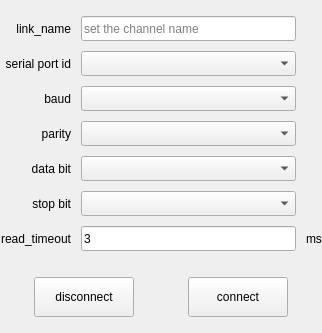
<?xml version="1.0" encoding="UTF-8"?>
<ui version="4.0">
 <class>serial_port_config_widget</class>
 <widget class="QWidget" name="serial_port_config_widget">
  <property name="geometry">
   <rect>
    <x>0</x>
    <y>0</y>
    <width>322</width>
    <height>333</height>
   </rect>
  </property>
  <property name="windowTitle">
   <string>serial_port_config_widget</string>
  </property>
  <layout class="QVBoxLayout" name="verticalLayout_2">
   <property name="spacing">
    <number>0</number>
   </property>
   <property name="leftMargin">
    <number>0</number>
   </property>
   <property name="topMargin">
    <number>0</number>
   </property>
   <property name="rightMargin">
    <number>0</number>
   </property>
   <property name="bottomMargin">
    <number>0</number>
   </property>
   <item>
    <layout class="QVBoxLayout" name="verticalLayout">
     <item>
      <layout class="QGridLayout" name="gridLayout">
       <property name="spacing">
        <number>10</number>
       </property>
       <item row="4" column="0">
        <widget class="QLabel" name="lbl_title_data_bit">
         <property name="text">
          <string>data bit</string>
         </property>
         <property name="alignment">
          <set>Qt::AlignRight|Qt::AlignTrailing|Qt::AlignVCenter</set>
         </property>
        </widget>
       </item>
       <item row="3" column="0">
        <widget class="QLabel" name="lbl_title_parity">
         <property name="text">
          <string>parity</string>
         </property>
         <property name="alignment">
          <set>Qt::AlignRight|Qt::AlignTrailing|Qt::AlignVCenter</set>
         </property>
        </widget>
       </item>
       <item row="4" column="1">
        <widget class="QComboBox" name="cb_sp_data_bit">
         <property name="sizePolicy">
          <sizepolicy hsizetype="Expanding" vsizetype="Fixed">
           <horstretch>0</horstretch>
           <verstretch>0</verstretch>
          </sizepolicy>
         </property>
         <property name="minimumSize">
          <size>
           <width>0</width>
           <height>25</height>
          </size>
         </property>
         <property name="maximumSize">
          <size>
           <width>16777215</width>
           <height>25</height>
          </size>
         </property>
        </widget>
       </item>
       <item row="0" column="1">
        <widget class="QLineEdit" name="le_link_name">
         <property name="sizePolicy">
          <sizepolicy hsizetype="Expanding" vsizetype="Fixed">
           <horstretch>0</horstretch>
           <verstretch>0</verstretch>
          </sizepolicy>
         </property>
         <property name="minimumSize">
          <size>
           <width>0</width>
           <height>25</height>
          </size>
         </property>
         <property name="maximumSize">
          <size>
           <width>16777215</width>
           <height>25</height>
          </size>
         </property>
         <property name="placeholderText">
          <string>set the channel name</string>
         </property>
        </widget>
       </item>
       <item row="6" column="1">
        <widget class="QComboBox" name="cb_sp_stop_bit">
         <property name="sizePolicy">
          <sizepolicy hsizetype="Expanding" vsizetype="Fixed">
           <horstretch>0</horstretch>
           <verstretch>0</verstretch>
          </sizepolicy>
         </property>
         <property name="minimumSize">
          <size>
           <width>0</width>
           <height>25</height>
          </size>
         </property>
         <property name="maximumSize">
          <size>
           <width>16777215</width>
           <height>25</height>
          </size>
         </property>
        </widget>
       </item>
       <item row="2" column="1">
        <widget class="QComboBox" name="cb_sp_baud">
         <property name="sizePolicy">
          <sizepolicy hsizetype="Expanding" vsizetype="Fixed">
           <horstretch>0</horstretch>
           <verstretch>0</verstretch>
          </sizepolicy>
         </property>
         <property name="minimumSize">
          <size>
           <width>0</width>
           <height>25</height>
          </size>
         </property>
         <property name="maximumSize">
          <size>
           <width>16777215</width>
           <height>25</height>
          </size>
         </property>
        </widget>
       </item>
       <item row="1" column="1">
        <widget class="ComboBoxEx" name="cb_sp_id">
         <property name="sizePolicy">
          <sizepolicy hsizetype="Expanding" vsizetype="Fixed">
           <horstretch>0</horstretch>
           <verstretch>0</verstretch>
          </sizepolicy>
         </property>
         <property name="minimumSize">
          <size>
           <width>0</width>
           <height>25</height>
          </size>
         </property>
         <property name="maximumSize">
          <size>
           <width>16777215</width>
           <height>25</height>
          </size>
         </property>
        </widget>
       </item>
       <item row="7" column="0">
        <widget class="QLabel" name="lbl_title_read_interval_timeout">
         <property name="text">
          <string>read_timeout</string>
         </property>
         <property name="alignment">
          <set>Qt::AlignRight|Qt::AlignTrailing|Qt::AlignVCenter</set>
         </property>
        </widget>
       </item>
       <item row="0" column="0">
        <widget class="QLabel" name="lbl_title_link_name">
         <property name="text">
          <string>link_name</string>
         </property>
         <property name="alignment">
          <set>Qt::AlignRight|Qt::AlignTrailing|Qt::AlignVCenter</set>
         </property>
        </widget>
       </item>
       <item row="2" column="0">
        <widget class="QLabel" name="lbl_title_baud">
         <property name="text">
          <string>baud</string>
         </property>
         <property name="alignment">
          <set>Qt::AlignRight|Qt::AlignTrailing|Qt::AlignVCenter</set>
         </property>
        </widget>
       </item>
       <item row="6" column="0">
        <widget class="QLabel" name="lbl_title_stop_bit">
         <property name="text">
          <string>stop bit</string>
         </property>
         <property name="alignment">
          <set>Qt::AlignRight|Qt::AlignTrailing|Qt::AlignVCenter</set>
         </property>
        </widget>
       </item>
       <item row="3" column="1">
        <widget class="QComboBox" name="cb_sp_parity">
         <property name="sizePolicy">
          <sizepolicy hsizetype="Expanding" vsizetype="Fixed">
           <horstretch>0</horstretch>
           <verstretch>0</verstretch>
          </sizepolicy>
         </property>
         <property name="minimumSize">
          <size>
           <width>0</width>
           <height>25</height>
          </size>
         </property>
         <property name="maximumSize">
          <size>
           <width>16777215</width>
           <height>25</height>
          </size>
         </property>
        </widget>
       </item>
       <item row="7" column="1">
        <widget class="QLineEdit" name="le_read_interval_timeout">
         <property name="sizePolicy">
          <sizepolicy hsizetype="Expanding" vsizetype="Fixed">
           <horstretch>0</horstretch>
           <verstretch>0</verstretch>
          </sizepolicy>
         </property>
         <property name="minimumSize">
          <size>
           <width>0</width>
           <height>25</height>
          </size>
         </property>
         <property name="maximumSize">
          <size>
           <width>16777215</width>
           <height>25</height>
          </size>
         </property>
         <property name="toolTip">
          <string>set_read_timeout</string>
         </property>
         <property name="text">
          <string>3</string>
         </property>
         <property name="placeholderText">
          <string>set the read interval timeout</string>
         </property>
        </widget>
       </item>
       <item row="1" column="0">
        <widget class="QLabel" name="lbl_titile_sp_id">
         <property name="text">
          <string>serial port id</string>
         </property>
         <property name="alignment">
          <set>Qt::AlignRight|Qt::AlignTrailing|Qt::AlignVCenter</set>
         </property>
        </widget>
       </item>
       <item row="7" column="2">
        <widget class="QLabel" name="lbl_title_timeout">
         <property name="text">
          <string>ms</string>
         </property>
        </widget>
       </item>
      </layout>
     </item>
     <item>
      <spacer name="verticalSpacer">
       <property name="orientation">
        <enum>Qt::Vertical</enum>
       </property>
       <property name="sizeType">
        <enum>QSizePolicy::Fixed</enum>
       </property>
       <property name="sizeHint" stdset="0">
        <size>
         <width>20</width>
         <height>20</height>
        </size>
       </property>
      </spacer>
     </item>
     <item>
      <layout class="QHBoxLayout" name="horizontalLayout">
       <property name="spacing">
        <number>20</number>
       </property>
       <item>
        <widget class="QPushButton" name="push_btn_disconnect">
         <property name="sizePolicy">
          <sizepolicy hsizetype="Fixed" vsizetype="Fixed">
           <horstretch>0</horstretch>
           <verstretch>0</verstretch>
          </sizepolicy>
         </property>
         <property name="minimumSize">
          <size>
           <width>100</width>
           <height>40</height>
          </size>
         </property>
         <property name="maximumSize">
          <size>
           <width>100</width>
           <height>40</height>
          </size>
         </property>
         <property name="text">
          <string>disconnect</string>
         </property>
        </widget>
       </item>
       <item>
        <widget class="QPushButton" name="push_btn_connect">
         <property name="sizePolicy">
          <sizepolicy hsizetype="Fixed" vsizetype="Fixed">
           <horstretch>0</horstretch>
           <verstretch>0</verstretch>
          </sizepolicy>
         </property>
         <property name="minimumSize">
          <size>
           <width>100</width>
           <height>40</height>
          </size>
         </property>
         <property name="maximumSize">
          <size>
           <width>100</width>
           <height>40</height>
          </size>
         </property>
         <property name="text">
          <string>connect</string>
         </property>
        </widget>
       </item>
      </layout>
     </item>
    </layout>
   </item>
  </layout>
 </widget>
 <layoutdefault spacing="6" margin="11"/>
 <customwidgets>
  <customwidget>
   <class>ComboBoxEx</class>
   <extends>QComboBox</extends>
   <header>comboboxex.h</header>
  </customwidget>
 </customwidgets>
 <tabstops>
  <tabstop>le_link_name</tabstop>
  <tabstop>cb_sp_id</tabstop>
  <tabstop>cb_sp_baud</tabstop>
  <tabstop>cb_sp_parity</tabstop>
  <tabstop>cb_sp_data_bit</tabstop>
  <tabstop>cb_sp_stop_bit</tabstop>
  <tabstop>le_read_interval_timeout</tabstop>
  <tabstop>push_btn_connect</tabstop>
  <tabstop>push_btn_disconnect</tabstop>
 </tabstops>
 <resources/>
 <connections/>
</ui>
